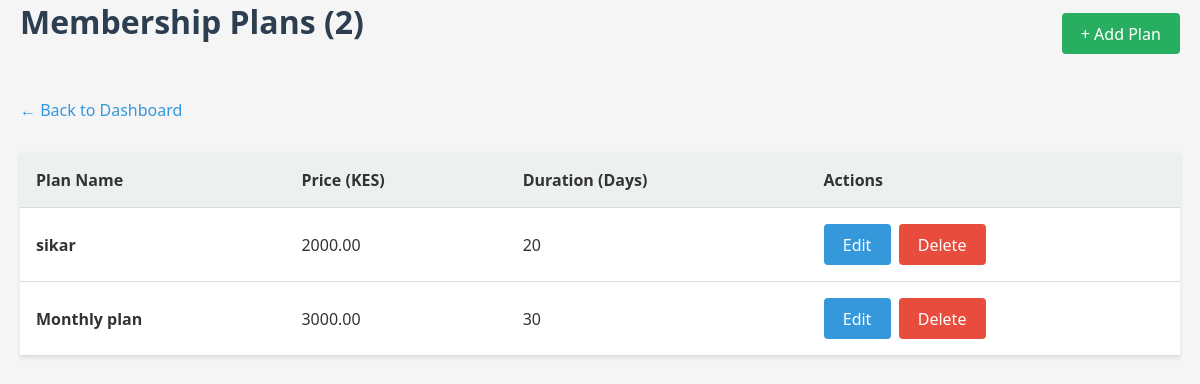
Page /plans/ on the earlier database version.
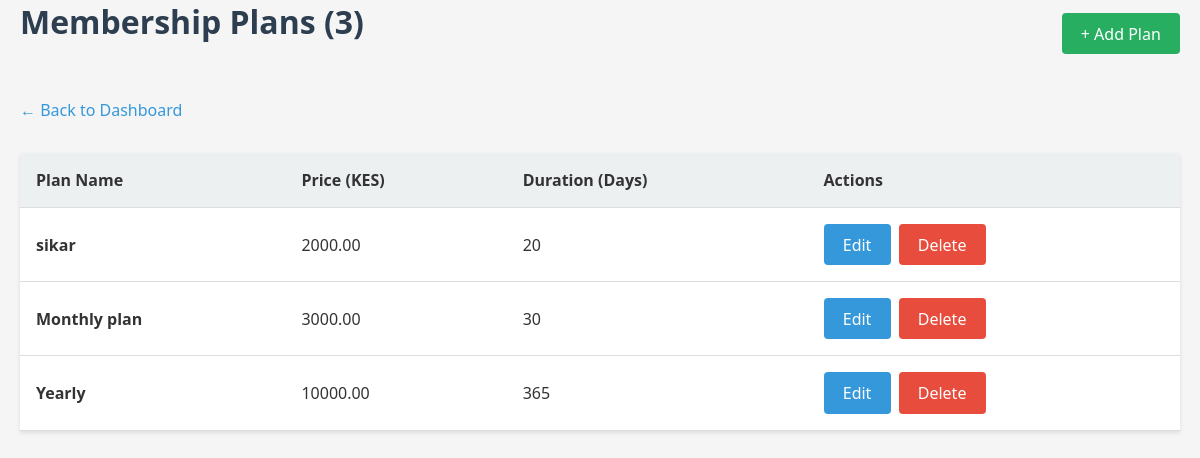
Same page on the later database version.
### base/gym/models.py (models this page shows, shortened)
class MembershipPlan(models.Model):
    name = models.CharField(max_length=60)
    price = models.DecimalField(max_digits=10, decimal_places=2)
    duration_days = models.PositiveIntegerField()

### base/gym/views.py (the view)
# urls.py: path("plans/", views.plan_list, name="plan_list"),
def plan_list(request):
    plans = MembershipPlan.objects.all().order_by("price")
    return render(request, "gym/plan_list.html", {"plans": plans})

### base/templates/gym/plan_list.html (shortened to what this page needs)
{% extends 'gym/base.html' %}
{% block content %}
    <div style="display: flex; justify-content: space-between; align-items: center; margin-bottom: 2rem;">
        <h1>Membership Plans ({{ plans.count }})</h1>
        <a href="{% url 'plan_create' %}" class="btn btn-success">+ Add Plan</a>
    </div>
    <a href="{% url 'dashboard' %}" class="back-link">← Back to Dashboard</a>
    {% if plans %}
        <table>
            <thead>
                <tr>
                    <th>Plan Name</th>
                    <th>Price (KES)</th>
                    <th>Duration (Days)</th>
                    <th>Actions</th>
                </tr>
            </thead>
            <tbody>
                {% for p in plans %}
                    <tr>
                        <td><strong>{{ p.name }}</strong></td>
                        <td>{{ p.price }}</td>
                        <td>{{ p.duration_days }}</td>
                        <td>
                            <div class="actions">
                                <a href="{% url 'plan_list' %}" class="btn">Edit</a>
                                <a href="{% url 'plan_list' %}" class="btn btn-danger">Delete</a>
                            </div>
                        </td>
                    </tr>
                {% endfor %}
            </tbody>
        </table>
    {% else %}
        <div class="card">
            <p>No plans available yet. <a href="{% url 'plan_create' %}">Create the first plan</a></p>
        </div>
    {% endif %}
{% endblock %}

Differences in the rows shown:
added MembershipPlan: name "Yearly", price "10000.00", duration_days "365"
Other differences:
{{ plans.count }}: "2" → "3"
